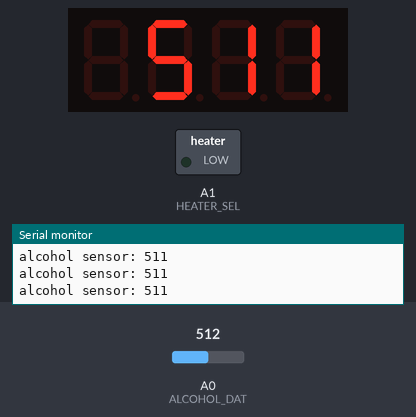
Recording of a sketch running on a simulated Arduino Uno, built with avr-gcc and run on an emulated ATmega328P. Parts: 4-digit seven-segment display, switched loads named in the sketch (green lamp = pin HIGH), the last lines printed to the serial monitor. The inputs (shaded band) are chosen by the test bench; at power-on: A0 (ALCOHOL_DAT) = 512.

Above: at 1.5 s.
1.6 s: A0 (ALCOHOL_DAT) set to 716
At 2.6 s:
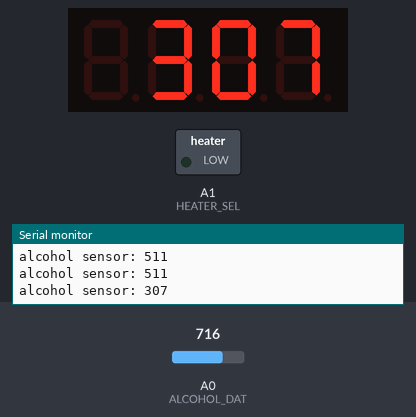
3.6 s: A0 (ALCOHOL_DAT) set to 900
At 4.5 s:
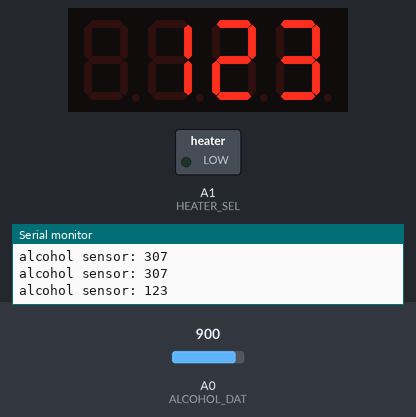
5.7 s: A0 (ALCOHOL_DAT) set to 1023
At 7.7 s:
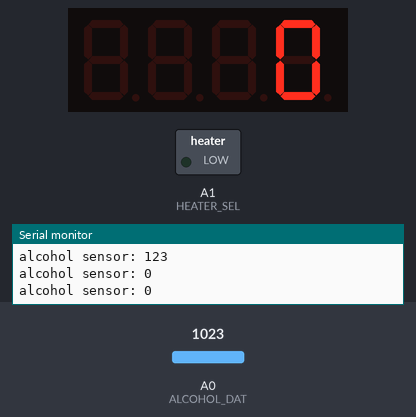
Timing chart, 0 to 9.2 s (numbered marks = the images above; inputs shaded):
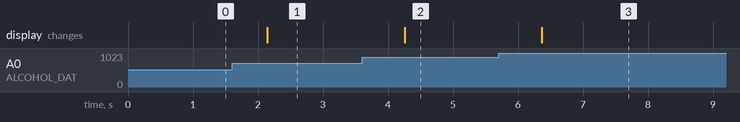

Measured:
- after the input at 1.6 s, the display: changes after 0.54 s (image 1)
- after the input at 3.6 s, the display: changes after 0.65 s (image 2)
- after the input at 5.7 s, the display: changes after 0.66 s (image 3)

The sketch:

alcohol_sensor_original.ino
```cpp
/**
 *
 * This project is intended for Arduino compatibles with two analog input pins.
 *
 * Alcohol sensor:
 *
 *      SeeedStudio Grove Alcohol Sensor v1.1
 *
 *      https://www.seeedstudio.com/Grove-Alcohol-Sensor-p-764.html
 *
 *
 * 4-Digit 7-Segment LED Display Backpack
 *
 *      https://www.adafruit.com/product/879
 *
 * 4-Digit 7-Segment LED Display (yellow)
 *
 *      https://www.adafruit.com/products/811
 *
 * Lipo Charger & 5V Booster
 *
 *      https://www.adafruit.com/product/1944
 *
 *      charger connector for an Arduino Uno
 *
 *          https://www.adafruit.com/product/2697
 *
 *
 *
 * For more project information, including wiring information, see the project Web
 * site.
 *
 *   oneweb.elctoncis/sensors
 *
 * Parts of this sketch were inspired by the Seeed Studio example code:
 *
 *
 *    https://github.com/Seeed-Studio/Grove_Alcohol_Sensor
 *    http://wiki.seeedstudio.com/wiki/Grove_-_Alcohol_Sensor
 *
 */

#include <Wire.h> // Enable this line if using Arduino Uno, Mega, etc.
//#include <TinyWireM.h> // Enable this line if using Adafruit Trinket, Gemma, etc.

#include "Adafruit_LEDBackpack.h"
#include "Adafruit_GFX.h"

Adafruit_7segment matrix = Adafruit_7segment();

/**
 * macro definitions of Alcohol Sensor's pins
 */
#define ALCOHOL_DAT A0
#define HEATER_SEL  A1

/**
 *
 * The next three commented declarations were the recommended original
 * threshold values from Seeed Studio.
 *
int nearNoneThresholdMax = 200; // "No alcohol vapor detected"
int highThresholdMin = 600;  // "High Concentration of Alcohol detected"
int highThresholdMax = 750;  // "Very high Concentration of Alcohol detected"
 *
 */
int sensorValue;

void setup()
{
  Serial.begin(9600);  // open the serial port at 9600 bps

  pinsInit();
  switchOnHeater();
  Serial.println("Start to heat the sensor, please wait 5~10min befor exposure to alcohol");

  setupLcdDisplay();
}

void loop()
{
    sensorValue = analogRead(ALCOHOL_DAT); //read the analog value

    int value = 1023 - sensorValue;

    //Disply the results in serial monitor.
    Serial.print("alcohol sensor: ");

    //sensorValue goes down when alcohol is detected. Hence subtracting from 1023.
    Serial.print(value);
    Serial.println();

    // print with print/println
    matrix.println(value);
    matrix.writeDisplay();

    delay(700);
}

void pinsInit()
{
  pinMode(HEATER_SEL,OUTPUT);// set the HEATER_SEL as digital output.
  switchOffHeater(); //when HEATER_SEL is set, heater is switched off.
  pinMode(ALCOHOL_DAT,INPUT);
}

void setupLcdDisplay()
{
  matrix.begin(0x70);
}

/*switch on the heater of Alcohol sensor*/
void switchOnHeater()
{
  digitalWrite(HEATER_SEL,LOW);
}
/*switch off the heater of Alcohol sensor*/
void switchOffHeater()
{
  digitalWrite(HEATER_SEL,HIGH);
}
```
